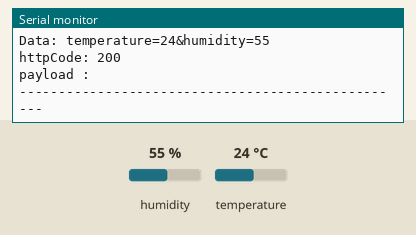
Recording of a sketch running on a simulated ESP32. Parts: the last lines printed to the serial monitor. The test bench sets the inputs (shaded band); at power-on: humidity 55 %, temperature 24 °C. WiFi joins after 1.5 s; servers stay silent unless stated; uploads are accepted with an empty reply.

Above: at 8.5 s.
8.6 s: humidity set to 22 %
At 13.09 s:
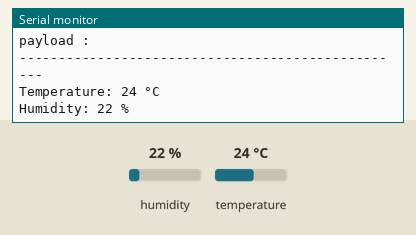
15.4 s: temperature set to 12 °C
At 18.31 s:
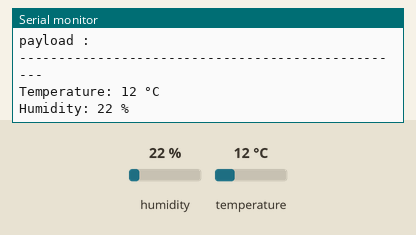
22.2 s: humidity set to 40 %
At 23.52 s:
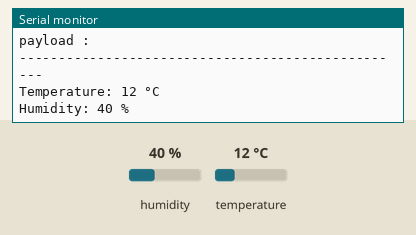
Timing chart, 0 to 25.2 s (numbered marks = the images above; inputs shaded):
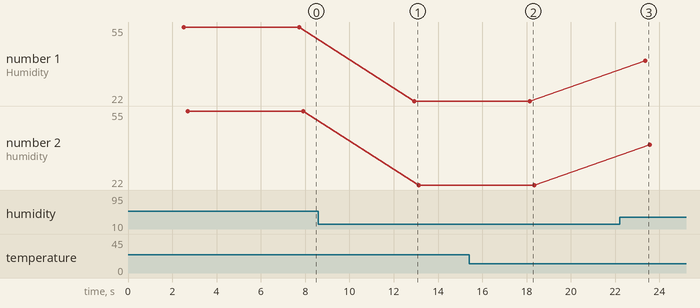

The sketch:

sketch_1_.ino
```cpp
#include <WiFi.h>
#include <HTTPClient.h>

#include <DHT.h>
#define DHTPIN 15
#define DHTTYPE DHT22
DHT dht22(DHTPIN, DHTTYPE);

String URL = "http://ip address /file project /file code.php";

const char* ssid = "name the internet ";
const char* password = "password ";

int temperature = 0;
int humidity = 0;

void setup() {
  Serial.begin(115200);
  dht22.begin();
}

void loop() {
  if(WiFi.status() != WL_CONNECTED) {
    WiFi.mode(WIFI_OFF);
  delay(1000);
  //This line hides the viewing of ESP as wifi hotspot
  WiFi.mode(WIFI_STA);

  WiFi.begin(ssid, password);
  Serial.println("Connecting to WiFi");

  while (WiFi.status() != WL_CONNECTED) {
    delay(500);
    Serial.print(".");
  }
   Serial.println("");
  }
  temperature = dht22.readTemperature(); //Celsius
  humidity = dht22.readHumidity();
  if (isnan(temperature) || isnan(humidity)) {
    Serial.println("Failed to read from DHT sensor!");
    temperature = 0;
    humidity = 0;
  }

  Serial.printf("Temperature: %d °C\n", temperature);
  Serial.printf("Humidity: %d %%\n", humidity);
  String postData = "temperature=" + String(temperature) + "&humidity=" + String(humidity);

  HTTPClient http;
  http.begin(URL);
  http.addHeader("Content-Type", "application/x-www-form-urlencoded");

  int httpCode = http.POST(postData);
  String payload = "";

  if(httpCode > 0) {
    // file found at server
    if(httpCode == HTTP_CODE_OK) {
      String payload = http.getString();
      Serial.println(payload);
    } else {
      // HTTP header has been send and Server response header has been handled
      Serial.printf("[HTTP] GET... code: %d\n", httpCode);
    }
  } else {
    Serial.printf("[HTTP] GET... failed, error: %s\n", http.errorToString(httpCode).c_str());
  }

  http.end();  //Close connection

  Serial.print("URL : "); Serial.println(URL);
  Serial.print("Data: "); Serial.println(postData);
  Serial.print("httpCode: "); Serial.println(httpCode);
  Serial.print("payload : "); Serial.println(payload);
  Serial.println("--------------------------------------------------");
  delay(5000);
}
```

Measured:
- after the input at 8.6 s, the serial monitor: prints a new line after 4.3 s (image 1)
- after the input at 15.4 s, the serial monitor: prints a new line after 2.8 s (image 2)
- after the input at 22.2 s, the serial monitor: prints a new line after 1.2 s (image 3)
- plotted number 1: 55 → 22 after the input at 8.6 s, 22 → 40 after the input at 22.2 s
- plotted number 2: 55 → 22 after the input at 8.6 s, 22 → 40 after the input at 22.2 s
